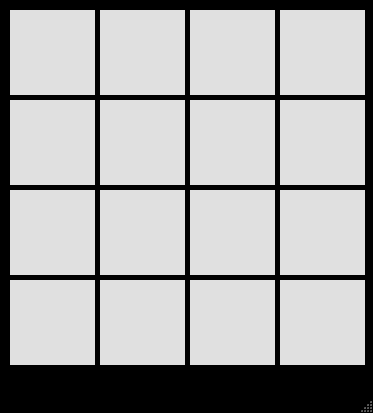
<?xml version="1.0" encoding="UTF-8"?>
<ui version="4.0">
 <class>Game2048</class>
 <widget class="QMainWindow" name="Game2048">
  <property name="geometry">
   <rect>
    <x>0</x>
    <y>0</y>
    <width>373</width>
    <height>413</height>
   </rect>
  </property>
  <property name="windowTitle">
   <string>Game2048</string>
  </property>
  <property name="styleSheet">
   <string notr="true">QMainWindow {
background-color:black;
}</string>
  </property>
  <widget class="QWidget" name="centralwidget">
   <widget class="QLabel" name="c11">
    <property name="geometry">
     <rect>
      <x>10</x>
      <y>10</y>
      <width>85</width>
      <height>85</height>
     </rect>
    </property>
    <property name="font">
     <font>
      <pointsize>25</pointsize>
      <weight>75</weight>
      <bold>true</bold>
     </font>
    </property>
    <property name="styleSheet">
     <string notr="true">QLabel {
background-color:#E0E0E0;
color: #AEAEAE;
}</string>
    </property>
    <property name="text">
     <string/>
    </property>
    <property name="alignment">
     <set>Qt::AlignCenter</set>
    </property>
   </widget>
   <widget class="QLabel" name="c31">
    <property name="geometry">
     <rect>
      <x>10</x>
      <y>190</y>
      <width>85</width>
      <height>85</height>
     </rect>
    </property>
    <property name="font">
     <font>
      <pointsize>25</pointsize>
      <weight>75</weight>
      <bold>true</bold>
     </font>
    </property>
    <property name="styleSheet">
     <string notr="true">QLabel {
background-color:#E0E0E0;
color: #AEAEAE;
}</string>
    </property>
    <property name="text">
     <string/>
    </property>
    <property name="alignment">
     <set>Qt::AlignCenter</set>
    </property>
   </widget>
   <widget class="QLabel" name="c33">
    <property name="geometry">
     <rect>
      <x>190</x>
      <y>190</y>
      <width>85</width>
      <height>85</height>
     </rect>
    </property>
    <property name="font">
     <font>
      <pointsize>25</pointsize>
      <weight>75</weight>
      <bold>true</bold>
     </font>
    </property>
    <property name="styleSheet">
     <string notr="true">QLabel {
background-color:#E0E0E0;
color: #AEAEAE;
}</string>
    </property>
    <property name="text">
     <string/>
    </property>
    <property name="alignment">
     <set>Qt::AlignCenter</set>
    </property>
   </widget>
   <widget class="QLabel" name="c34">
    <property name="geometry">
     <rect>
      <x>280</x>
      <y>190</y>
      <width>85</width>
      <height>85</height>
     </rect>
    </property>
    <property name="font">
     <font>
      <pointsize>25</pointsize>
      <weight>75</weight>
      <bold>true</bold>
     </font>
    </property>
    <property name="styleSheet">
     <string notr="true">QLabel {
background-color:#E0E0E0;
color: #AEAEAE;
}</string>
    </property>
    <property name="text">
     <string/>
    </property>
    <property name="alignment">
     <set>Qt::AlignCenter</set>
    </property>
   </widget>
   <widget class="QLabel" name="c41">
    <property name="geometry">
     <rect>
      <x>10</x>
      <y>280</y>
      <width>85</width>
      <height>85</height>
     </rect>
    </property>
    <property name="font">
     <font>
      <pointsize>25</pointsize>
      <weight>75</weight>
      <bold>true</bold>
     </font>
    </property>
    <property name="styleSheet">
     <string notr="true">QLabel {
background-color:#E0E0E0;
color: #AEAEAE;
}</string>
    </property>
    <property name="text">
     <string/>
    </property>
    <property name="alignment">
     <set>Qt::AlignCenter</set>
    </property>
   </widget>
   <widget class="QLabel" name="c42">
    <property name="geometry">
     <rect>
      <x>100</x>
      <y>280</y>
      <width>85</width>
      <height>85</height>
     </rect>
    </property>
    <property name="font">
     <font>
      <pointsize>25</pointsize>
      <weight>75</weight>
      <bold>true</bold>
     </font>
    </property>
    <property name="styleSheet">
     <string notr="true">QLabel {
background-color:#E0E0E0;
color: #AEAEAE;
}</string>
    </property>
    <property name="text">
     <string/>
    </property>
    <property name="alignment">
     <set>Qt::AlignCenter</set>
    </property>
   </widget>
   <widget class="QLabel" name="c43">
    <property name="geometry">
     <rect>
      <x>190</x>
      <y>280</y>
      <width>85</width>
      <height>85</height>
     </rect>
    </property>
    <property name="font">
     <font>
      <pointsize>25</pointsize>
      <weight>75</weight>
      <bold>true</bold>
     </font>
    </property>
    <property name="styleSheet">
     <string notr="true">QLabel {
background-color:#E0E0E0;
color: #AEAEAE;
}</string>
    </property>
    <property name="text">
     <string/>
    </property>
    <property name="alignment">
     <set>Qt::AlignCenter</set>
    </property>
   </widget>
   <widget class="QLabel" name="c44">
    <property name="geometry">
     <rect>
      <x>280</x>
      <y>280</y>
      <width>85</width>
      <height>85</height>
     </rect>
    </property>
    <property name="font">
     <font>
      <pointsize>25</pointsize>
      <weight>75</weight>
      <bold>true</bold>
     </font>
    </property>
    <property name="styleSheet">
     <string notr="true">QLabel {
background-color:#E0E0E0;
color: #AEAEAE;
}</string>
    </property>
    <property name="text">
     <string/>
    </property>
    <property name="alignment">
     <set>Qt::AlignCenter</set>
    </property>
   </widget>
   <widget class="QLabel" name="c12">
    <property name="geometry">
     <rect>
      <x>100</x>
      <y>10</y>
      <width>85</width>
      <height>85</height>
     </rect>
    </property>
    <property name="font">
     <font>
      <pointsize>25</pointsize>
      <weight>75</weight>
      <bold>true</bold>
     </font>
    </property>
    <property name="styleSheet">
     <string notr="true">QLabel {
background-color:#E0E0E0;
color: #AEAEAE;
}</string>
    </property>
    <property name="text">
     <string/>
    </property>
    <property name="alignment">
     <set>Qt::AlignCenter</set>
    </property>
   </widget>
   <widget class="QLabel" name="c13">
    <property name="geometry">
     <rect>
      <x>190</x>
      <y>10</y>
      <width>85</width>
      <height>85</height>
     </rect>
    </property>
    <property name="font">
     <font>
      <pointsize>25</pointsize>
      <weight>75</weight>
      <bold>true</bold>
     </font>
    </property>
    <property name="styleSheet">
     <string notr="true">QLabel {
background-color:#E0E0E0;
color: #AEAEAE;
}</string>
    </property>
    <property name="text">
     <string/>
    </property>
    <property name="alignment">
     <set>Qt::AlignCenter</set>
    </property>
   </widget>
   <widget class="QLabel" name="c14">
    <property name="geometry">
     <rect>
      <x>280</x>
      <y>10</y>
      <width>85</width>
      <height>85</height>
     </rect>
    </property>
    <property name="font">
     <font>
      <pointsize>25</pointsize>
      <weight>75</weight>
      <bold>true</bold>
     </font>
    </property>
    <property name="styleSheet">
     <string notr="true">QLabel {
background-color:#E0E0E0;
color: #AEAEAE;
}</string>
    </property>
    <property name="text">
     <string/>
    </property>
    <property name="alignment">
     <set>Qt::AlignCenter</set>
    </property>
   </widget>
   <widget class="QLabel" name="c21">
    <property name="geometry">
     <rect>
      <x>10</x>
      <y>100</y>
      <width>85</width>
      <height>85</height>
     </rect>
    </property>
    <property name="font">
     <font>
      <pointsize>25</pointsize>
      <weight>75</weight>
      <bold>true</bold>
     </font>
    </property>
    <property name="styleSheet">
     <string notr="true">QLabel {
background-color:#E0E0E0;
color: #AEAEAE;
}</string>
    </property>
    <property name="text">
     <string/>
    </property>
    <property name="alignment">
     <set>Qt::AlignCenter</set>
    </property>
   </widget>
   <widget class="QLabel" name="c22">
    <property name="geometry">
     <rect>
      <x>100</x>
      <y>100</y>
      <width>85</width>
      <height>85</height>
     </rect>
    </property>
    <property name="font">
     <font>
      <pointsize>25</pointsize>
      <weight>75</weight>
      <bold>true</bold>
     </font>
    </property>
    <property name="styleSheet">
     <string notr="true">QLabel {
background-color:#E0E0E0;
color: #AEAEAE;
}</string>
    </property>
    <property name="text">
     <string/>
    </property>
    <property name="alignment">
     <set>Qt::AlignCenter</set>
    </property>
   </widget>
   <widget class="QLabel" name="c23">
    <property name="geometry">
     <rect>
      <x>190</x>
      <y>100</y>
      <width>85</width>
      <height>85</height>
     </rect>
    </property>
    <property name="font">
     <font>
      <pointsize>25</pointsize>
      <weight>75</weight>
      <bold>true</bold>
     </font>
    </property>
    <property name="styleSheet">
     <string notr="true">QLabel {
background-color:#E0E0E0;
color: #AEAEAE;
}</string>
    </property>
    <property name="text">
     <string/>
    </property>
    <property name="alignment">
     <set>Qt::AlignCenter</set>
    </property>
   </widget>
   <widget class="QLabel" name="c24">
    <property name="geometry">
     <rect>
      <x>280</x>
      <y>100</y>
      <width>85</width>
      <height>85</height>
     </rect>
    </property>
    <property name="font">
     <font>
      <pointsize>25</pointsize>
      <weight>75</weight>
      <bold>true</bold>
     </font>
    </property>
    <property name="styleSheet">
     <string notr="true">QLabel {
background-color:#E0E0E0;
color: #AEAEAE;
}</string>
    </property>
    <property name="text">
     <string/>
    </property>
    <property name="alignment">
     <set>Qt::AlignCenter</set>
    </property>
   </widget>
   <widget class="QLabel" name="c32">
    <property name="geometry">
     <rect>
      <x>100</x>
      <y>190</y>
      <width>85</width>
      <height>85</height>
     </rect>
    </property>
    <property name="font">
     <font>
      <pointsize>25</pointsize>
      <weight>75</weight>
      <bold>true</bold>
     </font>
    </property>
    <property name="styleSheet">
     <string notr="true">QLabel {
background-color:#E0E0E0;
color: #AEAEAE;
}</string>
    </property>
    <property name="text">
     <string/>
    </property>
    <property name="alignment">
     <set>Qt::AlignCenter</set>
    </property>
   </widget>
  </widget>
  <widget class="QMenuBar" name="menubar">
   <property name="geometry">
    <rect>
     <x>0</x>
     <y>0</y>
     <width>373</width>
     <height>22</height>
    </rect>
   </property>
  </widget>
  <widget class="QStatusBar" name="statusbar"/>
 </widget>
 <resources/>
 <connections/>
</ui>
